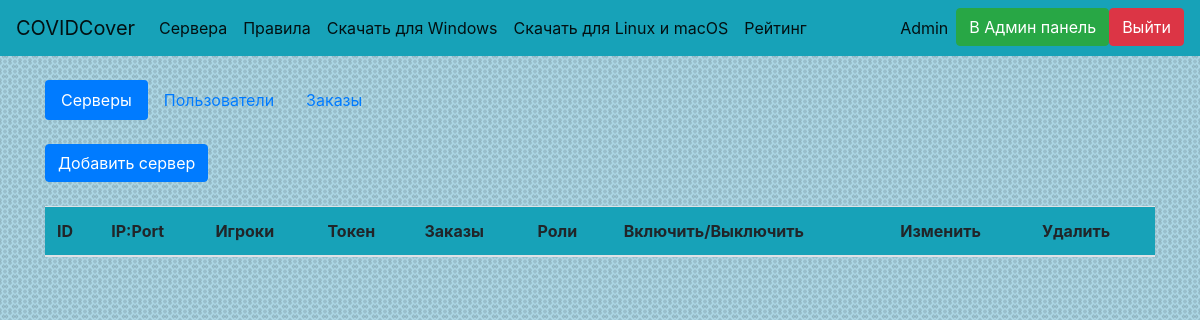
Page /admin (signed in) on the earlier database version.
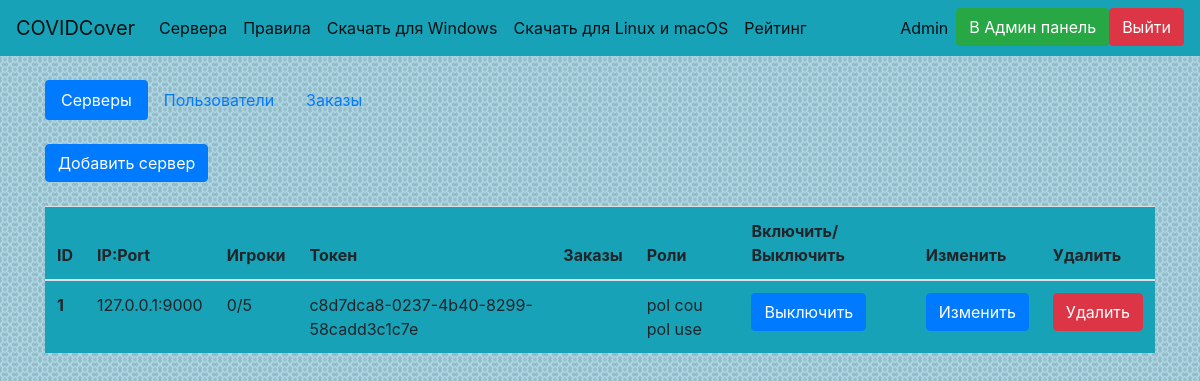
Same page on the later database version.
### website/data/user.py (models this page shows, shortened)
class User(SqlAlchemyBase, UserMixin, SerializerMixin):
    __tablename__ = 'users'
    id = Column(Integer, primary_key=True, autoincrement=True, unique=True)
    email = Column(String, unique=True)
    username = Column(String, unique=True)
    hashed_password = Column(String, unique=False)
    token = Column(String, default=lambda: str(uuid4()), unique=True)
    privilege = Column(Integer, ForeignKey('privileges.id'), default=2, unique=False)
    order = relation('Order', back_populates='user')
    privilege_obj = relation('Privilege')
    score = Column(Integer, default=0, unique=False)
    role = Column(String, unique=False, default='')

### website/data/server.py (models this page shows)
class Server(SqlAlchemyBase, SerializerMixin):
    __tablename__ = 'servers'
    id = Column(Integer, primary_key=True, autoincrement=True, unique=True)
    ip = Column(String, unique=True)
    limit = Column(Integer, unique=False, default=5)
    players = Column(String, default='', unique=False)
    players_n = Column(Integer, default=0, unique=False)
    token = Column(String, default=lambda: str(uuid4()), unique=True)
    orders = Column(String, default='', unique=False)
    roles = Column(String, default=' pol pol use use cou ', unique=False)
    running = Column(Boolean, default=1, unique=False)

### website/admin_panel.py (the view)
@bp.route('/admin')
def admin_servers():
    if not current_user.is_authenticated or not current_user.privilege_obj.admin:
        abort(404)
    session = create_session()
    servers = session.query(Server).all()
    return render_template('ad_servers.html', title='Серверы', servers=servers)

### website/data/db_session.py (called while the page is built)
def create_session():
    global __factory
    return __factory()

### website/main.py (called while the page is built)
@login_manager.user_loader
def load_user(user_id):
    session = create_session()
    return session.query(User).get(user_id)

### website/templates/ad_servers.html
{% extends 'base.html'%}
{% block body %}
<ul class="nav nav-pills">
  <li class="nav-item">
    <a class="nav-link active" href="/admin">Серверы</a>
  </li>
  <li class="nav-item">
    <a class="nav-link" href="/admin/users">Пользователи</a>
  </li>
  <li class="nav-item">
    <a class="nav-link" href="/admin/orders">Заказы</a>
  </li>
</ul>
<br><a href="/admin/add" class="btn btn-primary">Добавить сервер</a><br><br>
<div>
    <table class="table bg-info">
        <thead>
            <tr>
                <th scope="col">ID</th>
                <th scope="col">IP:Port</th>
                <th scope="col">Игроки</th>
                <th scope="col">Токен</th>
                <th scope="col">Заказы</th>
                <th scope="col">Роли</th>
                <th scope="col">Включить/Выключить</th>
                <th scope="col">Изменить</th>
                <th scope="col">Удалить</th>
            </tr>
        </thead>
    <tbody>
        {% for server in servers %}
        <tr>
            <th scope="row">{{ server.id }}</th>
            <td>{{ server.ip }}</td>
            <td>{{ server.players_n }}/{{ server.limit }}</td>
            <td>{{ server.token }}</td>
            <td>{{ server.orders }}</td>
            <td>{{ server.roles }}</td>
            <td>
                <a href="/admin/switch?server={{ server.token }}" class="btn btn-primary">
                  {% if server.running %}
                  Выключить
                  {% else %}
                  Включить
                  {% endif %}
                </a>
            </td>
            <td>
                <a class="btn btn-primary" href="/admin/edit?server={{ server.token }}">Изменить</a>
            </td>
            <td>
                <a class="btn btn-danger" href="/admin/delete?server={{ server.token }}">Удалить</a>
            </td>
        </tr>
        {% endfor %}
    </tbody>
    </table>
</div>
{% endblock %}

### website/templates/base.html (shortened to what this page needs)
<!DOCTYPE html>
<html lang="ru">
<head>
    <link rel="stylesheet" href="https://stackpath.bootstrapcdn.com/bootstrap/4.4.1/css/bootstrap.min.css">
    <link rel="stylesheet" href="/static/css/styles.css">
</head>
<body class="bg">
    <header>
<nav class="navbar navbar-expand-lg navbar-light bg-info">
  <a class="navbar-brand" href="/">COVIDCover</a>
  <div class="collapse navbar-collapse" id="navbarSupportedContent">
    <ul class="navbar-nav mr-auto">
            {% if current_user.is_authenticated %}
      <li class="nav-item active">
        <a class="nav-link" href="/monitor_servers">Сервера</a>
      </li>
        {% endif %}
<li class="nav-item active">
        <a class="nav-link" href="/rules" role="button">Правила</a>
      </li>
        <li class="nav-item active">
        <a class="nav-link" href="/static/installer.exe" role="button">Скачать для Windows</a>
      </li>
        <li class="nav-item active">
        <a class="nav-link" href="/static/installer.exe" role="button">Скачать для Linux и macOS</a>
      </li>
            {% if current_user.is_authenticated %}
        <li class="nav-item active">
        <a class="nav-link" href="/get_leaderboard" role="button">Рейтинг</a>
      </li>
        {% endif %}
    </ul>
    <ul class="navbar-nav">
    {% if current_user.is_authenticated %}
      <li class="nav-item active">
          <a class="nav-link disabled" href="/logout">{{ current_user.username }}</a>
      </li>
        {% if current_user.privilege == 1 %}
        <li class="nav-item active">
            <a class="btn btn-success" href="/admin">В Админ панель</a>
        </li>
        {% endif %}
        <li class="nav-item active">
          <a class="btn btn-danger" href="/logout">Выйти</a>
      </li>
          {% else %}
        <li class="nav-item">
            <a class="btn btn-primary " href="/register">Зарегистрироваться</a>
            <a class="btn btn-success" href="/login">Войти</a>
        </li>
    {% endif %}
    </ul>
  </div>
</nav>
    </header>
    <div>
    <main role="main" class="container">
        <br>
        {% block body %}{% endblock %}
    </main>
    </div>
</body>
</html>

### website/static/css/styles.css (style rules this page uses)
.bg { background-image: url("/static/img/fon.png"); background-position: center; background-repeat: repeat; }

Differences in the rows shown:
added Server: id "1", ip "127.0.0.1:9000", players_n "0", limit "5", token "c8d7dca8-0237-4b40-8299-58cadd3c1c7e", roles "pol cou pol use", running "Выключить"
